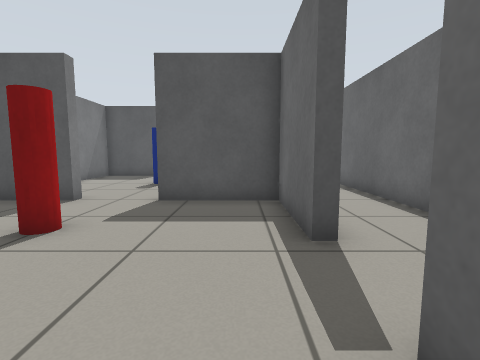
View 1 (above)

20 first-person views from a walk through a robot-simulator world made for Gazebo. The camera is 0.68 m above the floor, tilts 6° down and sees 85° across. The floor is counted in squares, 0.5 m on a side. Each view is taken from the middle of a square. On the plan, view 1 faces up. The plan holds only what a view shows up to about 13 squares ahead; the rest is blank. The robots in the file are not drawn.

View 2
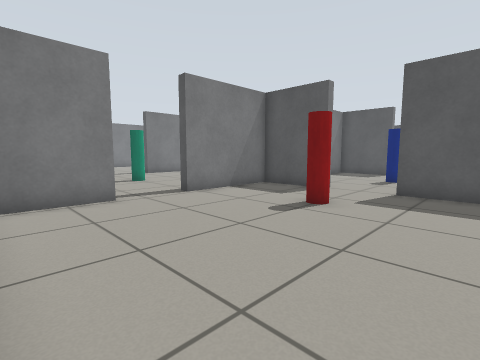

View 3
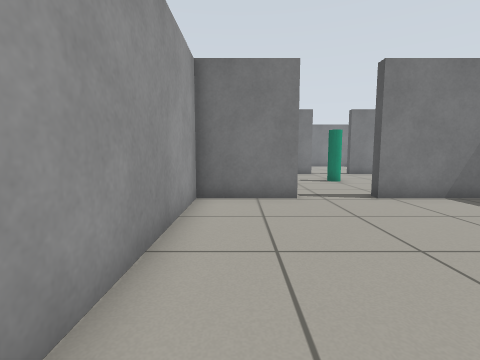

View 4
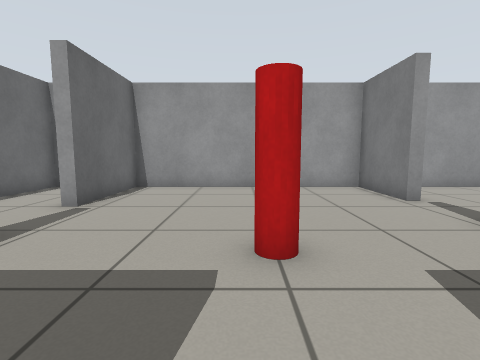

View 5
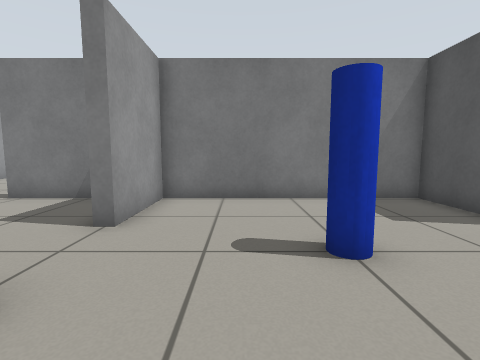

View 6
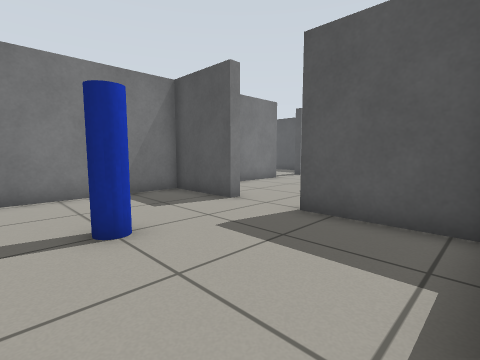

View 7
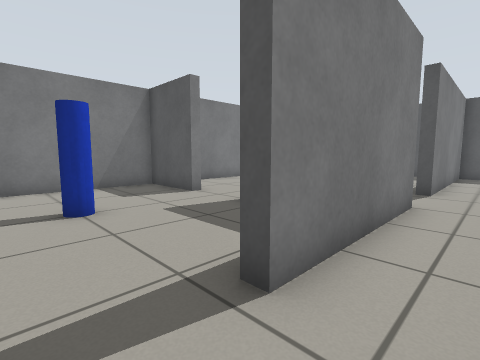

View 8
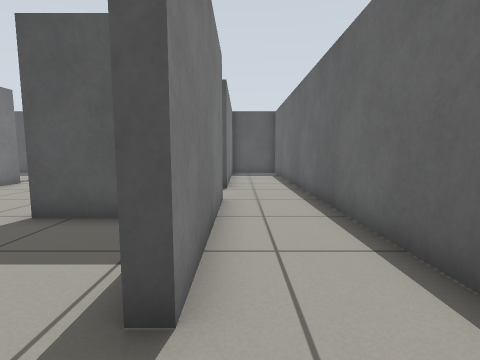

View 9
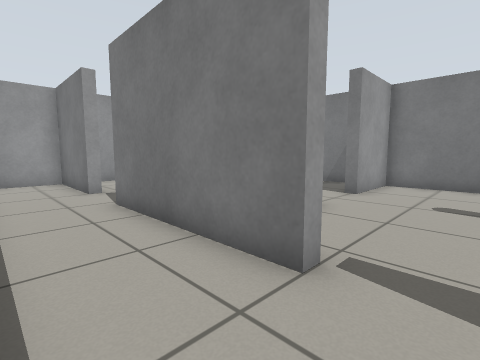

View 10
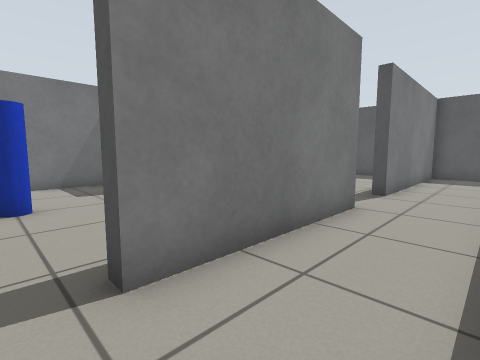

View 11
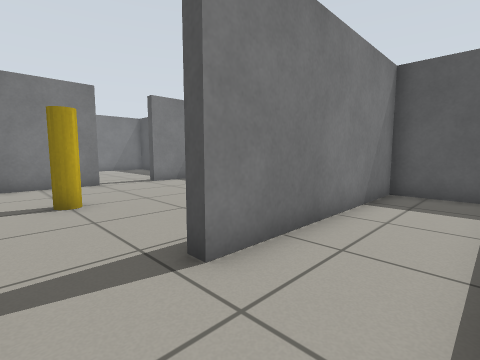

View 12
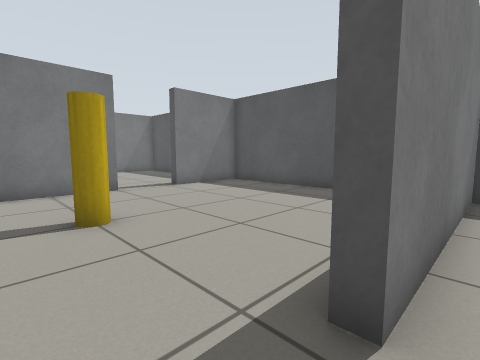

View 13
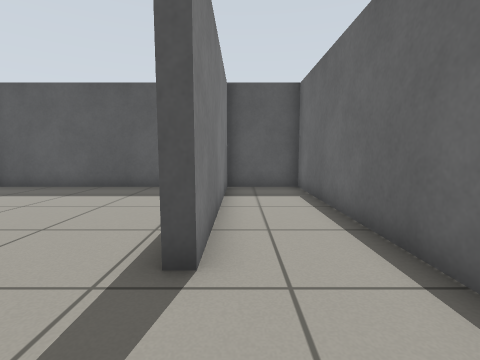

View 14
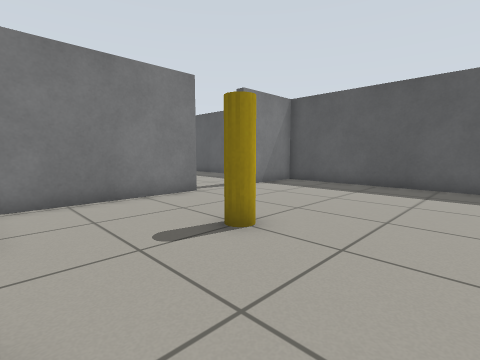

View 15
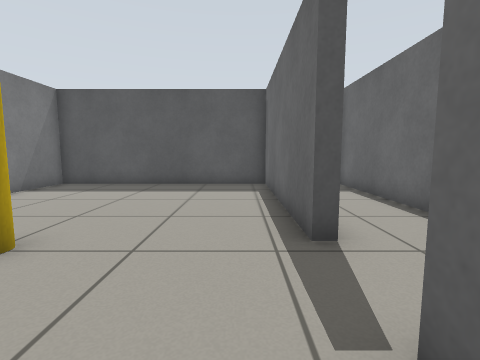

View 16
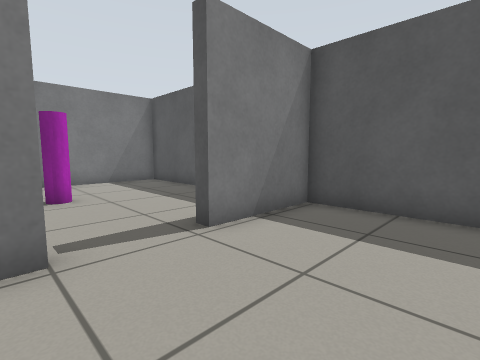

View 17
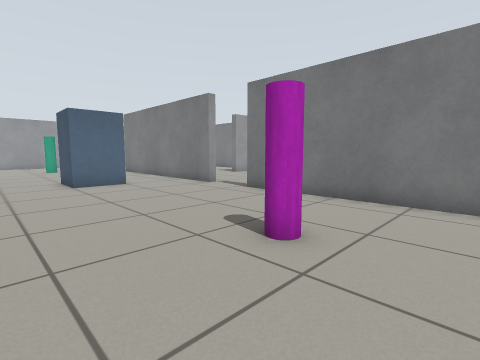

View 18
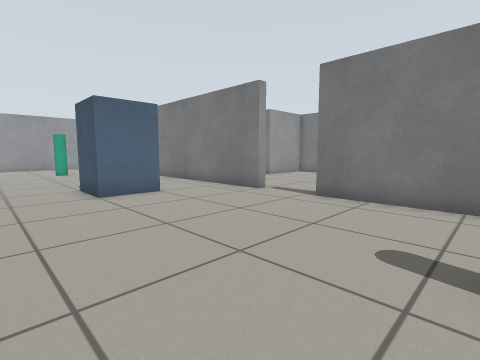

View 19
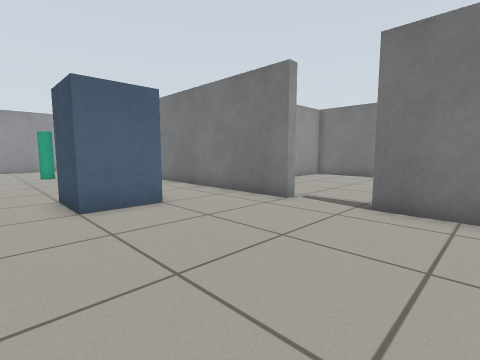

View 20
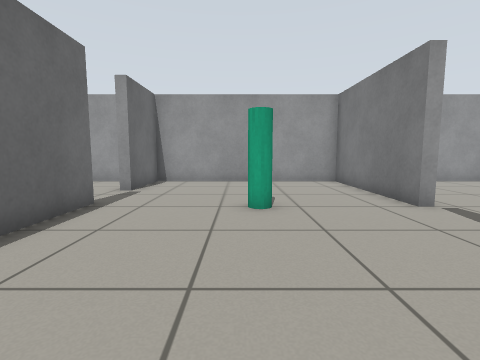

### Floor plan
Points are (right, up) in squares from view 1. A wall is a line through its corners. A room is listed if a view was taken in it or the views show most of it. See-through windows are left out.
Room 1 (views 1, 2, 3)
walls: (-7.7, 0.7) (-7.7, -2.3) (1.1, -2.3) (1.1, 1.5) (1.5, 1.5); (1.5, 3.9) (1.1, 3.9) (1.1, 7.3) (-2.4, 7.3); (-4.7, 7.3) (-7.7, 7.3) (-7.7, 3.1)
ways out: opening at (-3.5, 7) to room 2; opening at (1, 2.5) to room 3; opening at (-8, 2) to room 5
objects: red pole (-4, 4) to (-3, 5)
Room 2 (views 4, 5, 6)
walls: (1, 9.5) (1.5, 9.5); (1.5, 11.9) (1, 11.9); (-4.7, 15.8) (-4.7, 15.3) (-7.7, 15.3) (-7.7, 7.7) (-4.7, 7.7) (-4.7, 7.3); (0.9, 15.3) (-2.4, 15.3)
ways out: opening at (-3.5, 7) to room 1; opening at (1, 10.5) to room 3; opening at (-3.5, 15) to room 4
objects: blue cylinder (-4, 11) to (-3, 12)
Room 3 (views 7, 8, 9, 10, 11, 12, 13)
walls: (1.5, 9.5) (1.5, 3.9); (1.5, 17.6) (1.5, 11.9); (4.3, 5.8) (4.3, 27.3) (1.5, 27.3) (1.5, 19.9); (1.5, 1.5) (1.5, -2.3) (4.3, -2.3) (4.3, 0.1)
ways out: opening at (1, 2.5) to room 1; opening at (1, 10.5) to room 2; opening at (1, 18.5) to room 4
Room 4 (views 14, 15, 16)
walls: (1.5, 19.9) (1.1, 19.9) (1.1, 27.3) (-7.7, 27.3) (-7.7, 23.9); (-7.7, 21.6) (-7.7, 16.2); (1.1, 17) (1.1, 17.5)
ways out: opening at (-3.5, 15) to room 2; opening at (1, 18.5) to room 3; opening at (-8, 22.5) to room 5
objects: yellow cylinder (-4, 19) to (-3, 20)
Room 5 (views 17, 18, 19, 20)
walls: (-16.5, 15.5) (-16.5, 7.9); (-16.5, 3.5) (-16.5, -2.3) (-8.1, -2.3) (-8.1, 0.7) (-7.7, 0.7); (-7.7, 3.1) (-8.1, 3.1) (-8.1, 5.9); (-7.7, 23.9) (-8.1, 23.9); (-12.9, 27.3) (-16.5, 27.3) (-16.5, 17.9)
ways out: opening at (-8, 2) to room 1; opening at (-8, 22.5) to room 4; opening at (-17, 4.5); opening at (-17, 16.5)
objects: green pole (-13, 3) to (-12, 4); blue box (-13, 12) to (-12, 13); magenta cylinder (-13, 22) to (-12, 23)

Positions as (right, up) in squares from view 1, and headings:
1: (0, 0), facing up
2: (0, -2), facing up-left
3: (0, -1), facing left
4: (-3, 8), facing down
5: (0, 10), facing left
6: (1, 10), facing up-left
7: (3, 10), facing up-left
8: (2, 10), facing up
9: (4, 11), facing down-left
10: (4, 11), facing up-left
11: (4, 18), facing up-left
12: (2, 18), facing up-left
13: (2, 17), facing up
14: (0, 16), facing up-left
15: (0, 16), facing up
16: (-4, 21), facing up-left
17: (-9, 25), facing down-left
18: (-9, 22), facing down-left
19: (-10, 20), facing down-left
20: (-12, 10), facing down
